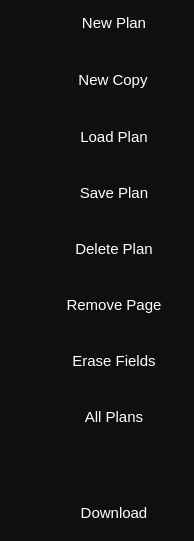
        <widget class="QWidget" name="sidebar_expanded" native="true">
         <property name="sizePolicy">
          <sizepolicy hsizetype="Preferred" vsizetype="Preferred">
           <horstretch>0</horstretch>
           <verstretch>0</verstretch>
          </sizepolicy>
         </property>
         <property name="maximumSize">
          <size>
           <width>180</width>
           <height>16777215</height>
          </size>
         </property>
         <property name="styleSheet">
          <string notr="true">background-color: rgb(15, 15, 15);</string>
         </property>
         <layout class="QVBoxLayout" name="verticalLayout_3">
          <property name="spacing">
           <number>30</number>
          </property>
          <property name="leftMargin">
           <number>20</number>
          </property>
          <property name="topMargin">
           <number>10</number>
          </property>
          <property name="rightMargin">
           <number>20</number>
          </property>
          <property name="bottomMargin">
           <number>15</number>
          </property>
          <item>
           <widget class="QFrame" name="frame">
            <property name="frameShape">
             <enum>QFrame::NoFrame</enum>
            </property>
            <property name="frameShadow">
             <enum>QFrame::Raised</enum>
            </property>
            <layout class="QHBoxLayout" name="horizontalLayout_5">
             <property name="spacing">
              <number>10</number>
             </property>
             <property name="leftMargin">
              <number>0</number>
             </property>
             <property name="topMargin">
              <number>0</number>
             </property>
             <property name="rightMargin">
              <number>0</number>
             </property>
             <property name="bottomMargin">
              <number>0</number>
             </property>
             <item>
              <widget class="QLabel" name="label">
               <property name="cursor">
                <cursorShape>ArrowCursor</cursorShape>
               </property>
               <property name="text">
                <string/>
               </property>
               <property name="pixmap">
                <pixmap>resources/icons/person_white.svg</pixmap>
               </property>
               <property name="alignment">
                <set>Qt::AlignCenter</set>
               </property>
              </widget>
             </item>
             <item>
              <widget class="QPushButton" name="push_ext_newplan">
               <property name="sizePolicy">
                <sizepolicy hsizetype="Preferred" vsizetype="Preferred">
                 <horstretch>0</horstretch>
                 <verstretch>0</verstretch>
                </sizepolicy>
               </property>
               <property name="minimumSize">
                <size>
                 <width>120</width>
                 <height>0</height>
                </size>
               </property>
               <property name="font">
                <font>
                 <pointsize>11</pointsize>
                </font>
               </property>
               <property name="cursor">
                <cursorShape>PointingHandCursor</cursorShape>
               </property>
               <property name="focusPolicy">
                <enum>Qt::StrongFocus</enum>
               </property>
               <property name="contextMenuPolicy">
                <enum>Qt::DefaultContextMenu</enum>
               </property>
               <property name="autoFillBackground">
                <bool>false</bool>
               </property>
               <property name="styleSheet">
                <string notr="true">color: rgb(255, 255, 255);</string>
               </property>
               <property name="text">
                <string>New Plan</string>
               </property>
               <property name="iconSize">
                <size>
                 <width>18</width>
                 <height>18</height>
                </size>
               </property>
               <property name="flat">
                <bool>true</bool>
               </property>
              </widget>
             </item>
            </layout>
           </widget>
          </item>
          <item>
           <widget class="QFrame" name="frame_29">
            <property name="frameShape">
             <enum>QFrame::StyledPanel</enum>
            </property>
            <property name="frameShadow">
             <enum>QFrame::Raised</enum>
            </property>
            <layout class="QHBoxLayout" name="horizontalLayout_31">
             <property name="spacing">
              <number>10</number>
             </property>
             <property name="leftMargin">
              <number>0</number>
             </property>
             <property name="topMargin">
              <number>0</number>
             </property>
             <property name="rightMargin">
              <number>0</number>
             </property>
             <property name="bottomMargin">
              <number>0</number>
             </property>
             <item>
              <widget class="QLabel" name="label_8">
               <property name="text">
                <string/>
               </property>
               <property name="pixmap">
                <pixmap>resources/icons/users.svg</pixmap>
               </property>
               <property name="alignment">
                <set>Qt::AlignCenter</set>
               </property>
              </widget>
             </item>
             <item>
              <widget class="QPushButton" name="push_ext_new_copy">
               <property name="sizePolicy">
                <sizepolicy hsizetype="Preferred" vsizetype="Preferred">
                 <horstretch>0</horstretch>
                 <verstretch>0</verstretch>
                </sizepolicy>
               </property>
               <property name="minimumSize">
                <size>
                 <width>120</width>
                 <height>0</height>
                </size>
               </property>
               <property name="font">
                <font>
                 <pointsize>11</pointsize>
                </font>
               </property>
               <property name="cursor">
                <cursorShape>PointingHandCursor</cursorShape>
               </property>
               <property name="styleSheet">
                <string notr="true">color: rgb(255, 255, 255);</string>
               </property>
               <property name="text">
                <string>New Copy</string>
               </property>
               <property name="flat">
                <bool>true</bool>
               </property>
              </widget>
             </item>
            </layout>
           </widget>
          </item>
          <item>
           <widget class="QFrame" name="frame_2">
            <property name="frameShape">
             <enum>QFrame::NoFrame</enum>
            </property>
            <property name="frameShadow">
             <enum>QFrame::Raised</enum>
            </property>
            <property name="lineWidth">
             <number>0</number>
            </property>
            <layout class="QHBoxLayout" name="horizontalLayout_6">
             <property name="spacing">
              <number>10</number>
             </property>
             <property name="leftMargin">
              <number>0</number>
             </property>
             <property name="topMargin">
              <number>0</number>
             </property>
             <property name="rightMargin">
              <number>0</number>
             </property>
             <property name="bottomMargin">
              <number>0</number>
             </property>
             <item>
              <widget class="QLabel" name="label_2">
               <property name="cursor">
                <cursorShape>ArrowCursor</cursorShape>
               </property>
               <property name="text">
                <string/>
               </property>
               <property name="pixmap">
                <pixmap>resources/icons/upload_white.svg</pixmap>
               </property>
               <property name="alignment">
                <set>Qt::AlignCenter</set>
               </property>
              </widget>
             </item>
             <item>
              <widget class="QPushButton" name="push_ext_load">
               <property name="sizePolicy">
                <sizepolicy hsizetype="Preferred" vsizetype="Preferred">
                 <horstretch>0</horstretch>
                 <verstretch>0</verstretch>
                </sizepolicy>
               </property>
               <property name="minimumSize">
                <size>
                 <width>120</width>
                 <height>0</height>
                </size>
               </property>
               <property name="font">
                <font>
                 <pointsize>11</pointsize>
                </font>
               </property>
               <property name="cursor">
                <cursorShape>PointingHandCursor</cursorShape>
               </property>
               <property name="layoutDirection">
                <enum>Qt::LeftToRight</enum>
               </property>
               <property name="styleSheet">
                <string notr="true">color: rgb(255, 255, 255);</string>
               </property>
               <property name="text">
                <string>Load Plan</string>
               </property>
               <property name="iconSize">
                <size>
                 <width>18</width>
                 <height>18</height>
                </size>
               </property>
               <property name="flat">
                <bool>true</bool>
               </property>
              </widget>
             </item>
            </layout>
           </widget>
          </item>
          <item>
           <widget class="QFrame" name="frame_26">
            <property name="frameShape">
             <enum>QFrame::NoFrame</enum>
            </property>
            <property name="frameShadow">
             <enum>QFrame::Raised</enum>
            </property>
            <property name="lineWidth">
             <number>0</number>
            </property>
            <layout class="QHBoxLayout" name="horizontalLayout_28">
             <property name="spacing">
              <number>10</number>
             </property>
             <property name="leftMargin">
              <number>0</number>
             </property>
             <property name="topMargin">
              <number>0</number>
             </property>
             <property name="rightMargin">
              <number>0</number>
             </property>
             <property name="bottomMargin">
              <number>0</number>
             </property>
             <item>
              <widget class="QLabel" name="label_7">
               <property name="minimumSize">
                <size>
                 <width>24</width>
                 <height>0</height>
                </size>
               </property>
               <property name="cursor">
                <cursorShape>ArrowCursor</cursorShape>
               </property>
               <property name="text">
                <string/>
               </property>
               <property name="pixmap">
                <pixmap>resources/icons/save.svg</pixmap>
               </property>
               <property name="alignment">
                <set>Qt::AlignCenter</set>
               </property>
              </widget>
             </item>
             <item>
              <widget class="QPushButton" name="push_ext_save">
               <property name="sizePolicy">
                <sizepolicy hsizetype="Preferred" vsizetype="Preferred">
                 <horstretch>0</horstretch>
                 <verstretch>0</verstretch>
                </sizepolicy>
               </property>
               <property name="minimumSize">
                <size>
                 <width>120</width>
                 <height>0</height>
                </size>
               </property>
               <property name="font">
                <font>
                 <pointsize>11</pointsize>
                </font>
               </property>
               <property name="cursor">
                <cursorShape>PointingHandCursor</cursorShape>
               </property>
               <property name="styleSheet">
                <string notr="true">color: rgb(255, 255, 255);</string>
               </property>
               <property name="text">
                <string>Save Plan</string>
               </property>
               <property name="flat">
                <bool>true</bool>
               </property>
              </widget>
             </item>
            </layout>
           </widget>
          </item>
          <item>
           <widget class="QFrame" name="frame_3">
            <property name="frameShape">
             <enum>QFrame::NoFrame</enum>
            </property>
            <property name="frameShadow">
             <enum>QFrame::Raised</enum>
            </property>
            <property name="lineWidth">
             <number>0</number>
            </property>
            <layout class="QHBoxLayout" name="horizontalLayout_7">
             <property name="spacing">
              <number>10</number>
             </property>
             <property name="leftMargin">
              <number>0</number>
             </property>
             <property name="topMargin">
              <number>0</number>
             </property>
             <property name="rightMargin">
              <number>0</number>
             </property>
             <property name="bottomMargin">
              <number>0</number>
             </property>
             <item>
              <widget class="QLabel" name="label_3">
               <property name="cursor">
                <cursorShape>ArrowCursor</cursorShape>
               </property>
               <property name="text">
                <string/>
               </property>
               <property name="pixmap">
                <pixmap>resources/icons/person_remove.svg</pixmap>
               </property>
               <property name="alignment">
                <set>Qt::AlignCenter</set>
               </property>
              </widget>
             </item>
             <item>
              <widget class="QPushButton" name="push_ext_delete">
               <property name="sizePolicy">
                <sizepolicy hsizetype="Preferred" vsizetype="Preferred">
                 <horstretch>0</horstretch>
                 <verstretch>0</verstretch>
                </sizepolicy>
               </property>
               <property name="minimumSize">
                <size>
                 <width>120</width>
                 <height>0</height>
                </size>
               </property>
               <property name="font">
                <font>
                 <pointsize>11</pointsize>
                </font>
               </property>
               <property name="cursor">
                <cursorShape>PointingHandCursor</cursorShape>
               </property>
               <property name="styleSheet">
                <string notr="true">color: rgb(255, 255, 255);</string>
               </property>
               <property name="text">
                <string>Delete Plan</string>
               </property>
               <property name="iconSize">
                <size>
                 <width>18</width>
                 <height>18</height>
                </size>
               </property>
               <property name="flat">
                <bool>true</bool>
               </property>
              </widget>
             </item>
            </layout>
           </widget>
          </item>
          <item>
           <widget class="QFrame" name="frame_28">
            <property name="frameShape">
             <enum>QFrame::NoFrame</enum>
            </property>
            <property name="frameShadow">
             <enum>QFrame::Raised</enum>
            </property>
            <property name="lineWidth">
             <number>0</number>
            </property>
            <layout class="QHBoxLayout" name="horizontalLayout_30">
             <property name="spacing">
              <number>10</number>
             </property>
             <property name="leftMargin">
              <number>0</number>
             </property>
             <property name="topMargin">
              <number>0</number>
             </property>
             <property name="rightMargin">
              <number>0</number>
             </property>
             <property name="bottomMargin">
              <number>0</number>
             </property>
             <item>
              <widget class="QLabel" name="label_9">
               <property name="minimumSize">
                <size>
                 <width>24</width>
                 <height>0</height>
                </size>
               </property>
               <property name="cursor">
                <cursorShape>ArrowCursor</cursorShape>
               </property>
               <property name="text">
                <string/>
               </property>
               <property name="pixmap">
                <pixmap>resources/icons/del-page.svg</pixmap>
               </property>
               <property name="scaledContents">
                <bool>false</bool>
               </property>
               <property name="alignment">
                <set>Qt::AlignCenter</set>
               </property>
              </widget>
             </item>
             <item>
              <widget class="QPushButton" name="push_ext_delete_page">
               <property name="sizePolicy">
                <sizepolicy hsizetype="Preferred" vsizetype="Preferred">
                 <horstretch>0</horstretch>
                 <verstretch>0</verstretch>
                </sizepolicy>
               </property>
               <property name="minimumSize">
                <size>
                 <width>120</width>
                 <height>0</height>
                </size>
               </property>
               <property name="font">
                <font>
                 <pointsize>11</pointsize>
                </font>
               </property>
               <property name="cursor">
                <cursorShape>PointingHandCursor</cursorShape>
               </property>
               <property name="styleSheet">
                <string notr="true">color: rgb(255, 255, 255);</string>
               </property>
               <property name="text">
                <string>Remove Page</string>
               </property>
               <property name="iconSize">
                <size>
                 <width>18</width>
                 <height>18</height>
                </size>
               </property>
               <property name="flat">
                <bool>true</bool>
               </property>
              </widget>
             </item>
            </layout>
           </widget>
          </item>
          <item>
           <widget class="QFrame" name="frame_4">
            <property name="frameShape">
             <enum>QFrame::NoFrame</enum>
            </property>
            <property name="frameShadow">
             <enum>QFrame::Raised</enum>
            </property>
            <property name="lineWidth">
             <number>0</number>
            </property>
            <layout class="QHBoxLayout" name="horizontalLayout_8">
             <property name="spacing">
              <number>10</number>
             </property>
             <property name="leftMargin">
              <number>0</number>
             </property>
             <property name="topMargin">
              <number>0</number>
             </property>
             <property name="rightMargin">
              <number>0</number>
             </property>
             <property name="bottomMargin">
              <number>0</number>
             </property>
             <item>
              <widget class="QLabel" name="label_4">
               <property name="cursor">
                <cursorShape>ArrowCursor</cursorShape>
               </property>
               <property name="text">
                <string/>
               </property>
               <property name="pixmap">
                <pixmap>resources/icons/erase_white.svg</pixmap>
               </property>
               <property name="alignment">
                <set>Qt::AlignCenter</set>
               </property>
              </widget>
             </item>
             <item>
              <widget class="QPushButton" name="push_ext_erase">
               <property name="sizePolicy">
                <sizepolicy hsizetype="Preferred" vsizetype="Preferred">
                 <horstretch>0</horstretch>
                 <verstretch>0</verstretch>
                </sizepolicy>
               </property>
               <property name="minimumSize">
                <size>
                 <width>120</width>
                 <height>0</height>
                </size>
               </property>
               <property name="font">
                <font>
                 <pointsize>11</pointsize>
                </font>
               </property>
               <property name="cursor">
                <cursorShape>PointingHandCursor</cursorShape>
               </property>
               <property name="styleSheet">
                <string notr="true">color: rgb(255, 255, 255);</string>
               </property>
               <property name="text">
                <string>Erase Fields</string>
               </property>
               <property name="iconSize">
                <size>
                 <width>18</width>
                 <height>18</height>
                </size>
               </property>
               <property name="flat">
                <bool>true</bool>
               </property>
              </widget>
             </item>
            </layout>
           </widget>
          </item>
          <item>
           <widget class="QFrame" name="frame_13">
            <property name="frameShape">
             <enum>QFrame::NoFrame</enum>
            </property>
            <property name="frameShadow">
             <enum>QFrame::Raised</enum>
            </property>
            <layout class="QHBoxLayout" name="horizontalLayout_16">
             <property name="spacing">
              <number>10</number>
             </property>
             <property name="leftMargin">
              <number>0</number>
             </property>
             <property name="topMargin">
              <number>0</number>
             </property>
             <property name="rightMargin">
              <number>0</number>
             </property>
             <property name="bottomMargin">
              <number>0</number>
             </property>
             <item>
              <widget class="QLabel" name="label_12">
               <property name="cursor">
                <cursorShape>ArrowCursor</cursorShape>
               </property>
               <property name="text">
                <string/>
               </property>
               <property name="pixmap">
                <pixmap>resources/icons/search.svg</pixmap>
               </property>
               <property name="alignment">
                <set>Qt::AlignCenter</set>
               </property>
              </widget>
             </item>
             <item>
              <widget class="QPushButton" name="push_ext_all">
               <property name="sizePolicy">
                <sizepolicy hsizetype="Preferred" vsizetype="Preferred">
                 <horstretch>0</horstretch>
                 <verstretch>0</verstretch>
                </sizepolicy>
               </property>
               <property name="minimumSize">
                <size>
                 <width>120</width>
                 <height>0</height>
                </size>
               </property>
               <property name="font">
                <font>
                 <pointsize>11</pointsize>
                </font>
               </property>
               <property name="cursor">
                <cursorShape>PointingHandCursor</cursorShape>
               </property>
               <property name="styleSheet">
                <string notr="true">color: rgb(255, 255, 255);</string>
               </property>
               <property name="text">
                <string>All Plans</string>
               </property>
               <property name="flat">
                <bool>true</bool>
               </property>
              </widget>
             </item>
            </layout>
           </widget>
          </item>
          <item>
           <spacer name="verticalSpacer_2">
            <property name="orientation">
             <enum>Qt::Vertical</enum>
            </property>
            <property name="sizeHint" stdset="0">
             <size>
              <width>20</width>
              <height>40</height>
             </size>
            </property>
           </spacer>
          </item>
          <item>
           <widget class="QFrame" name="frame_5">
            <property name="frameShape">
             <enum>QFrame::NoFrame</enum>
            </property>
            <property name="frameShadow">
             <enum>QFrame::Raised</enum>
            </property>
            <property name="lineWidth">
             <number>0</number>
            </property>
            <layout class="QHBoxLayout" name="horizontalLayout_9">
             <property name="spacing">
              <number>10</number>
             </property>
             <property name="leftMargin">
              <number>0</number>
             </property>
             <property name="topMargin">
              <number>0</number>
             </property>
             <property name="rightMargin">
              <number>0</number>
             </property>
             <property name="bottomMargin">
              <number>0</number>
             </property>
             <item>
              <widget class="QLabel" name="label_5">
               <property name="cursor">
                <cursorShape>PointingHandCursor</cursorShape>
               </property>
               <property name="text">
                <string/>
               </property>
               <property name="pixmap">
                <pixmap>resources/icons/download_white.svg</pixmap>
               </property>
               <property name="alignment">
                <set>Qt::AlignCenter</set>
               </property>
              </widget>
             </item>
             <item>
              <widget class="QPushButton" name="push_ext_download">
               <property name="sizePolicy">
                <sizepolicy hsizetype="Preferred" vsizetype="Preferred">
                 <horstretch>0</horstretch>
                 <verstretch>0</verstretch>
                </sizepolicy>
               </property>
               <property name="minimumSize">
                <size>
                 <width>120</width>
                 <height>0</height>
                </size>
               </property>
               <property name="font">
                <font>
                 <pointsize>11</pointsize>
                </font>
               </property>
               <property name="cursor">
                <cursorShape>PointingHandCursor</cursorShape>
               </property>
               <property name="styleSheet">
                <string notr="true">color: rgb(255, 255, 255);</string>
               </property>
               <property name="text">
                <string>Download</string>
               </property>
               <property name="flat">
                <bool>true</bool>
               </property>
              </widget>
             </item>
            </layout>
           </widget>
          </item>
         </layout>
        </widget>
